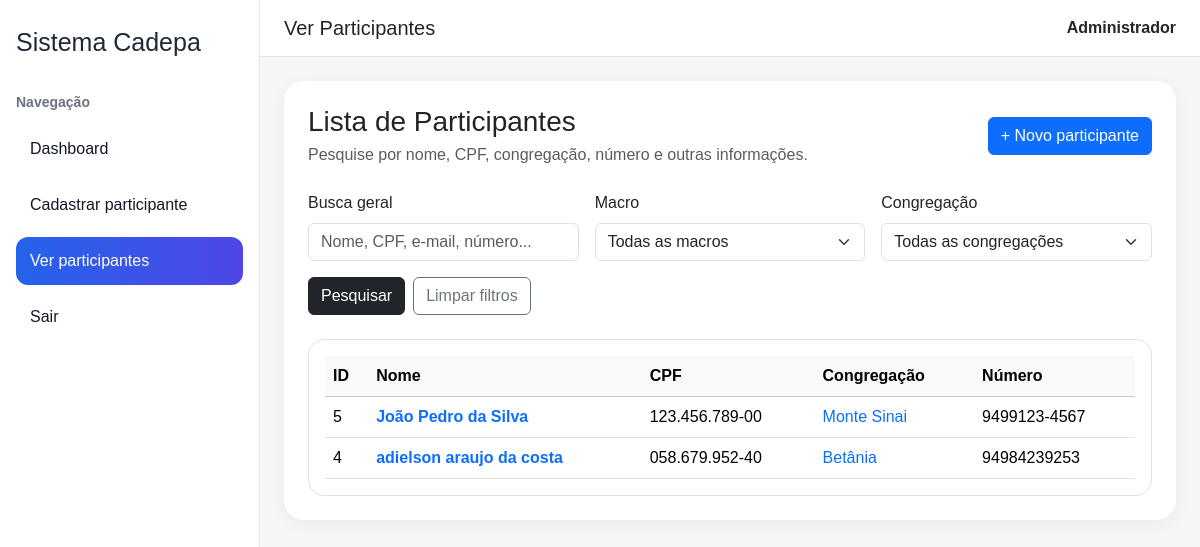
The page /participantes (signed in) on the database as committed earlier.
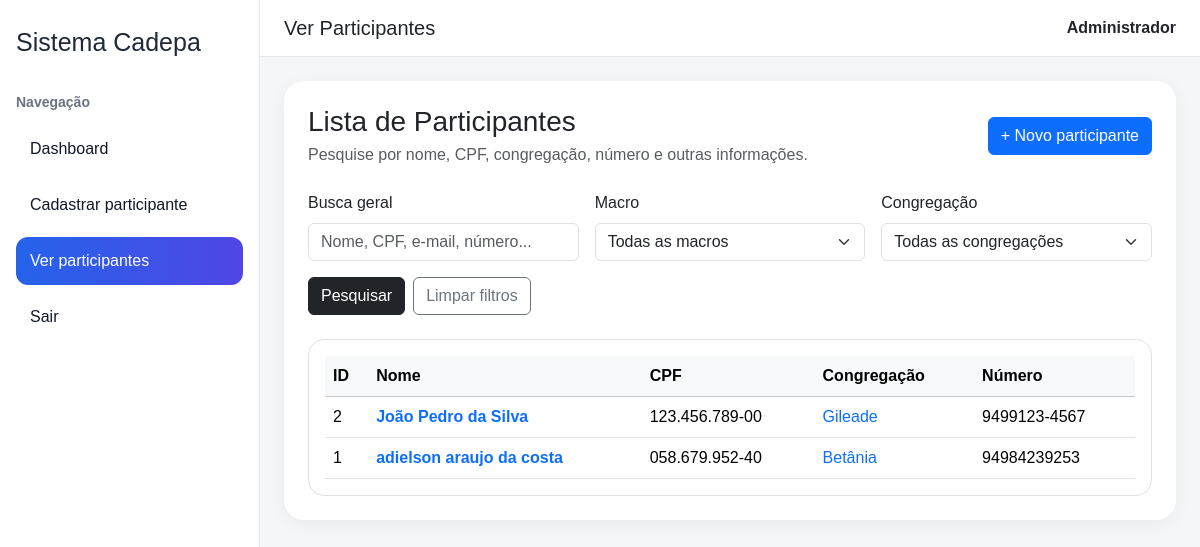
The same page on the database as committed later.
### tables this page shows
CREATE TABLE participantes (
            id INTEGER PRIMARY KEY AUTOINCREMENT,
            nome_completo TEXT,
            data_nascimento TEXT,
            cpf TEXT UNIQUE,
            email TEXT,
            numero TEXT,
            nome_mae TEXT,
            congregacao TEXT
        );

### app.py (the view, shortened to what this page needs)
@app.route("/participantes")
def participantes():
    if "user_id" not in session:
        return redirect("/login")
    busca = request.args.get("busca", "").strip()
    macro = request.args.get("macro", "").strip()
    congregacao = request.args.get("congregacao", "").strip()
    conn = get_db()
    query = """
        SELECT * FROM participantes
        WHERE 1=1
    """
    params = []
    if macro:
        query += " AND congregacao IN (SELECT nome FROM congregacoes WHERE macro_id = ?)"
        params.append(macro)
    if congregacao:
        query += "AND congregacao = ?"
        params.append(congregacao)
    query += " ORDER BY id DESC"
    participantes = conn.execute(query, params).fetchall()
    macros = conn.execute("SELECT * FROM macros ORDER BY nome").fetchall()
    congregacoes = conn.execute("SELECT * FROM congregacoes ORDER BY nome").fetchall()
    conn.close()
    return render_template(
        "participantes.html",
        participantes=participantes,
        busca=busca,
        macros=macros,
        congregacoes=congregacoes,
        macro_selecionada=macro,
        congregacao_selecionada=congregacao
    )

### app.py (called while the page is built)
def get_db():
    conn = sqlite3.connect("database/banco.db")
    conn.row_factory = sqlite3.Row
    return conn

### templates/participantes.html (shortened to what this page needs)
{% extends "base.html" %}
{% block page_title %}Ver Participantes{% endblock %}
{% block page_content %}
<div class="d-flex justify-content-between align-items-center mb-4">
    <div>
        <h3 class="mb-1">Lista de Participantes</h3>
        <p class="text-muted mb-0">Pesquise por nome, CPF, congregação, número e outras informações.</p>
    </div>
    <a href="/participantes/cadastrar" class="btn btn-primary">+ Novo participante</a>
</div>
<form method="GET" action="/participantes" class="row g-3 mb-4">
    <div class="col-md-4">
        <label class="form-label">Busca geral</label>
        <input type="text" name="busca" class="form-control"
               placeholder="Nome, CPF, e-mail, número..."
               value="{{ busca or '' }}">
    </div>
    <div class="col-md-4">
        <label class="form-label">Macro</label>
        <select name="macro" class="form-select">
            <option value="">Todas as macros</option>
        </select>
    </div>
    <div class="col-md-4">
        <label class="form-label">Congregação</label>
        <select name="congregacao" class="form-select">
            <option value="">Todas as congregações</option>
        </select>
    </div>
    <div class="col-12 d-flex gap-2">
        <button type="submit" class="btn btn-dark">Pesquisar</button>
        <a href="/participantes" class="btn btn-outline-secondary">Limpar filtros</a>
    </div>
</form>
<div class="border rounded-4 p-3 bg-white">
    <div class="table-responsive">
        <table class="table table-hover align-middle mb-0">
            <thead class="table-light">
                <tr>
                    <th>ID</th>
                    <th>Nome</th>
                    <th>CPF</th>
                    <th>Congregação</th>
                    <th>Número</th>
                </tr>
            </thead>
            <tbody>
                {% for p in participantes %}
                <tr>
                    <td>{{ p.id }}</td>
                    <td>
                        <a href="/participantes/{{ p.id }}" class="text-decoration-none fw-semibold">
                            {{ p.nome_completo }}
                        </a>
                    </td>
                    <td>{{ p.cpf }}</td>
                    <td>
                        <a href="/congregacoes/{{ p.congregacao|replace(' ', '-') }}"
                           class="text-decoration-none">
                            {{ p.congregacao }}
                        </a>
                    </td>
                    <td>{{ p.numero }}</td>
                </tr>
                {% endfor %}
            </tbody>
        </table>
    </div>
</div>
{% endblock %}

### templates/base.html (shortened to what this page needs)
<!DOCTYPE html>
<html lang="pt-BR">
<head>
    <link href="https://cdn.jsdelivr.net/npm/bootstrap@5.3.3/dist/css/bootstrap.min.css" rel="stylesheet">
</head>
<body>
    <div class="layout">
        <aside class="sidebar">
            <div class="logo">Sistema Cadepa</div>
            <div class="menu-title">Navegação</div>
            <nav class="menu">
                <a href="/dashboard" class="{% if request.path == '/dashboard' %}active{% endif %}">Dashboard</a>
                <a href="/participantes/cadastrar" class="{% if request.path == '/participantes/cadastrar' %}active{% endif %}">Cadastrar participante</a>
                <a href="/participantes" class="{% if request.path == '/participantes' %}active{% endif %}">Ver participantes</a>
                <a href="/logout">Sair</a>
            </nav>
        </aside>
        <main class="main">
            <div class="topbar">
                <h1>{% block page_title %}Sistema{% endblock %}</h1>
                <div>
                    {% if session.get("nome") %}
                        <strong>{{ session.get("nome") }}</strong>
                    {% endif %}
                </div>
            </div>
            <div class="content">
                <div class="content-card">
                    {% block page_content %}{% endblock %}
                </div>
            </div>
        </main>
    </div>
</body>
</html>

### templates/base.html (style rules this page uses)
body { background: #f4f6f8; margin: 0; font-family: Arial, sans-serif; }
.layout { display: flex; min-height: 100vh; }
.sidebar { width: 260px; background: #ffffff; border-right: 1px solid #e5e7eb; padding: 24px 16px; }
.logo { font-size: 25px; font-weight: arial black; margin-bottom: 30px; color: #1f2937; }
.menu-title { font-size: 14px; font-weight: bold; color: #6b7280; margin-bottom: 12px; }
.menu a { display: block; text-decoration: none; color: #111827; padding: 12px 14px; border-radius: 12px; margin-bottom: 8px; transition: 0.2s; font-weight: 500; }
.menu a:hover, .menu a.active { background: linear-gradient(90deg, #2563eb, #4f46e5); color: white; }
.main { flex: 1; display: flex; flex-direction: column; }
.topbar { background: #ffffff; border-bottom: 1px solid #e5e7eb; padding: 16px 24px; display: flex; justify-content: space-between; align-items: center; }
.topbar h1 { font-size: 20px; margin: 0; }
.content { padding: 24px; }
.content-card { background: #ffffff; border-radius: 20px; padding: 24px; box-shadow: 0 4px 18px rgba(0,0,0,0.05); }

Rows that differ between the two databases and show on the page:
removed participantes: id "5", nome_completo "João Pedro da Silva", cpf "123.456.789-00", congregacao "Monte Sinai", numero "9499123-4567"
removed participantes: id "4", nome_completo "adielson araujo da costa", cpf "058.679.952-40", congregacao "Betânia", numero "94984239253"
added participantes: id "2", nome_completo "João Pedro da Silva", cpf "123.456.789-00", congregacao "Gileade", numero "9499123-4567"
added participantes: id "1", nome_completo "adielson araujo da costa", cpf "058.679.952-40", congregacao "Betânia", numero "94984239253"
